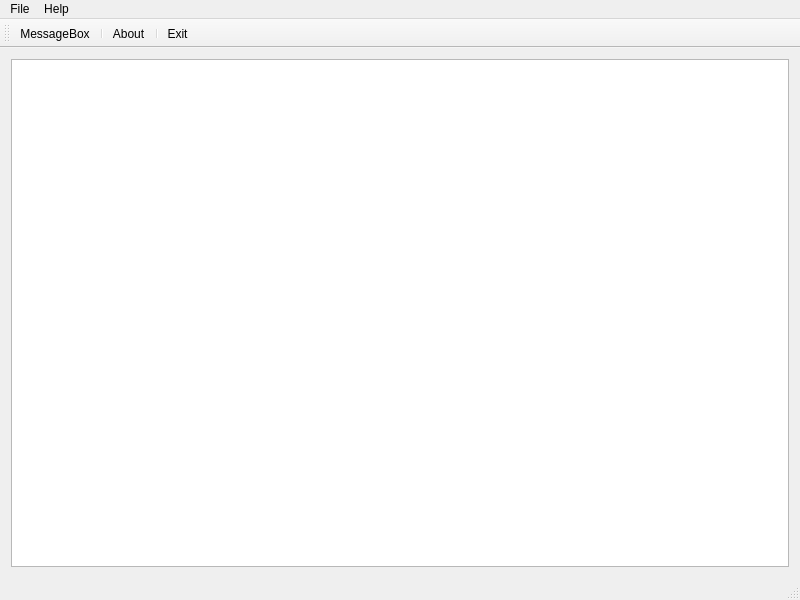
<?xml version="1.0" encoding="UTF-8"?>
<ui version="4.0">
 <class>QtChildWindowFrame</class>
 <widget class="QMainWindow" name="QtChildWindowFrame">
  <property name="geometry">
   <rect>
    <x>0</x>
    <y>0</y>
    <width>800</width>
    <height>600</height>
   </rect>
  </property>
  <property name="windowTitle">
   <string>QtChildWindowApp</string>
  </property>
  <widget class="QWidget" name="centralwidget">
   <layout class="QVBoxLayout" name="verticalLayout">
    <item>
     <widget class="QTextEdit" name="textEdit"/>
    </item>
   </layout>
  </widget>
  <widget class="QMenuBar" name="menuBar">
   <property name="geometry">
    <rect>
     <x>0</x>
     <y>0</y>
     <width>800</width>
     <height>25</height>
    </rect>
   </property>
   <widget class="QMenu" name="menuFile">actionCreate
    <property name="title">
     <string>File</string>
    </property>
    <addaction name="actionCreate"/>
    <addaction name="separator"/>
    <addaction name="actionExit"/>
   </widget>
   <widget class="QMenu" name="menuHelp">
    <property name="title">
     <string>Help</string>
    </property>
    <addaction name="actionAbout"/>
   </widget>
   <addaction name="menuFile"/>
   <addaction name="menuHelp"/>
  </widget>
  <widget class="QToolBar" name="mainToolBar">
   <attribute name="toolBarArea">
    <enum>TopToolBarArea</enum>
   </attribute>
   <attribute name="toolBarBreak">
    <bool>false</bool>
   </attribute>
   <addaction name="actionCreate"/>
   <addaction name="separator"/>
   <addaction name="actionAbout"/>
   <addaction name="separator"/>
   <addaction name="actionExit"/>
  </widget>
  <widget class="QStatusBar" name="statusbar"/>
  <action name="actionCreate">
   <property name="icon">
    <iconset resource="qt_child_window_app.qrc">
     <normaloff>:/images/create.png</normaloff>
     :/images/create.png
    </iconset>
   </property>
   <property name="text">
    <string>MessageBox</string>
   </property>
   <property name="toolTip">
    <string>Pop one message box</string>
   </property>
   <property name="shortcut">
    <string>Ctrl+N</string>
   </property>
  </action>
  <action name="actionExit">
   <property name="icon">
    <iconset resource="qt_child_window_app.qrc">
     <normaloff>:/images/exit.png</normaloff>
     :/images/exit.png
    </iconset>
   </property>
   <property name="text">
    <string>Exit</string>
   </property>
   <property name="toolTip">
    <string>Exit qt_child_window_app</string>
   </property>
   <property name="shortcut">
   </property>
  </action>
  <action name="actionAbout">
   <property name="icon">
    <iconset resource="qt_child_window_app.qrc">
     <normaloff>:/images/info.png</normaloff>
     :/images/info.png
    </iconset>
   </property>
   <property name="text">
    <string>About</string>
   </property>
   <property name="toolTip">
    <string>About qt_child_window_app</string>
   </property>
  </action>
 </widget>
 <layoutdefault spacing="6" margin="11"/>
 <resources/>
 <connections/>
</ui>
